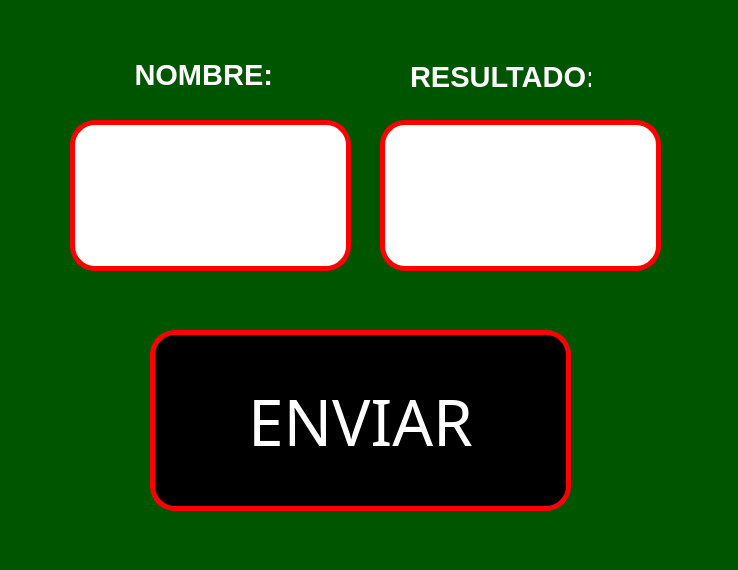
<?xml version="1.0" encoding="UTF-8"?>
<ui version="4.0">
 <class>MainWindow</class>
 <widget class="QMainWindow" name="MainWindow">
  <property name="geometry">
   <rect>
    <x>0</x>
    <y>0</y>
    <width>738</width>
    <height>570</height>
   </rect>
  </property>
  <property name="windowTitle">
   <string>MainWindow</string>
  </property>
  <property name="styleSheet">
   <string notr="true">
background-color: rgb(0, 85, 0);</string>
  </property>
  <widget class="QWidget" name="centralwidget">
   <widget class="QPushButton" name="btn_enviar">
    <property name="geometry">
     <rect>
      <x>150</x>
      <y>330</y>
      <width>421</width>
      <height>181</height>
     </rect>
    </property>
    <property name="font">
     <font>
      <family>Impact</family>
      <pointsize>48</pointsize>
      <weight>50</weight>
      <bold>false</bold>
     </font>
    </property>
    <property name="styleSheet">
     <string notr="true">background-color: rgb(0, 0, 0);
color: rgb(255, 255, 255);
border-radius:25px;
border:5px solid red;
</string>
    </property>
    <property name="text">
     <string>ENVIAR</string>
    </property>
   </widget>
   <widget class="QLineEdit" name="txt_nombre">
    <property name="geometry">
     <rect>
      <x>70</x>
      <y>120</y>
      <width>281</width>
      <height>151</height>
     </rect>
    </property>
    <property name="font">
     <font>
      <family>Haettenschweiler</family>
      <pointsize>45</pointsize>
      <weight>50</weight>
      <bold>false</bold>
     </font>
    </property>
    <property name="styleSheet">
     <string notr="true">background-color: rgb(255, 255, 255);
border-radius:25px;
border:5px solid red;
</string>
    </property>
    <property name="text">
     <string/>
    </property>
    <property name="alignment">
     <set>Qt::AlignCenter</set>
    </property>
   </widget>
   <widget class="QLineEdit" name="txt_resultado">
    <property name="geometry">
     <rect>
      <x>380</x>
      <y>120</y>
      <width>281</width>
      <height>151</height>
     </rect>
    </property>
    <property name="font">
     <font>
      <family>Haettenschweiler</family>
      <pointsize>45</pointsize>
      <weight>50</weight>
      <bold>false</bold>
     </font>
    </property>
    <property name="styleSheet">
     <string notr="true">background-color: rgb(255, 255, 255);
border-radius:25px;
border:5px solid red;
</string>
    </property>
    <property name="text">
     <string/>
    </property>
    <property name="alignment">
     <set>Qt::AlignCenter</set>
    </property>
   </widget>
   <widget class="QLabel" name="label">
    <property name="geometry">
     <rect>
      <x>122</x>
      <y>58</y>
      <width>151</width>
      <height>31</height>
     </rect>
    </property>
    <property name="text">
     <string>&lt;html&gt;&lt;head/&gt;&lt;body&gt;&lt;p align=&quot;right&quot;&gt;&lt;span style=&quot; font-size:22pt; font-weight:600; color:#ffffff;&quot;&gt;NOMBRE:&lt;/span&gt;&lt;/p&gt;&lt;/body&gt;&lt;/html&gt;</string>
    </property>
   </widget>
   <widget class="QLabel" name="label_2">
    <property name="geometry">
     <rect>
      <x>410</x>
      <y>60</y>
      <width>181</width>
      <height>31</height>
     </rect>
    </property>
    <property name="text">
     <string>&lt;html&gt;&lt;head/&gt;&lt;body&gt;&lt;p align=&quot;right&quot;&gt;&lt;span style=&quot; font-size:22pt; font-weight:600; color:#ffffff;&quot;&gt;RESULTADO:&lt;/span&gt;&lt;/p&gt;&lt;/body&gt;&lt;/html&gt;</string>
    </property>
   </widget>
  </widget>
  <widget class="QMenuBar" name="menubar">
   <property name="geometry">
    <rect>
     <x>0</x>
     <y>0</y>
     <width>738</width>
     <height>22</height>
    </rect>
   </property>
  </widget>
  <widget class="QStatusBar" name="statusbar"/>
 </widget>
 <resources/>
 <connections/>
</ui>
